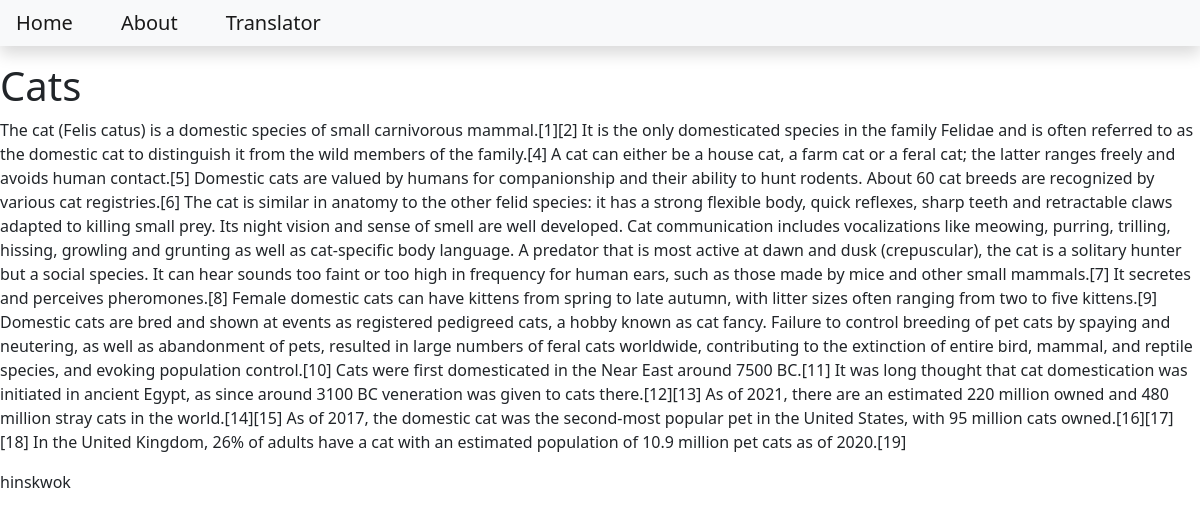
Page /cats on the committed database.
### blog/models.py (models this page shows, shortened)
class Post(models.Model):
    title = models.CharField(max_length=200)
    content = models.TextField()
    date_created = models.DateTimeField(auto_now_add=True)
    slug = models.SlugField(max_length=200, unique=True)
    author = models.ForeignKey(to=User, on_delete=models.CASCADE)
    status = models.IntegerField(choices=STATUS,default=0)

### blog/views.py (the view)
# urls.py: path('<slug:slug>', views.BlogView.as_view(), name='blog_view'),
class BlogView(generic.DetailView):
    model = Post
    template_name = 'blog.html'

### templates/blog.html
{% extends 'base.html' %}
{% block content %}
        <h1>{{object.title}}</h1>
        <p>{{object.content}}</p>
        <p>{{object.author}}</p>
{% endblock content %}

### rows in the picture
Post: title "Cats", content "The cat (Felis catus) is a domestic species of small carnivorous mammal.[1][2] It is the only domesticated species in the family Felidae and is often referred to as the domestic cat to distinguish it from the wild members of the family.[4] A cat can either be a house cat, a farm cat or a feral cat; the latter ranges freely and avoids human contact.[5] Domestic cats are valued by humans for companionship and their ability to hunt rodents. About 60 cat breeds are recognized by various cat registries.[6] The cat is similar in anatomy to the other felid species: it has a strong flexible body, quick reflexes, sharp teeth and retractable claws adapted to killing small prey. Its night vision and…", author "hinskwok"
